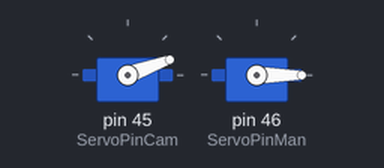
Simulated run of this sketch. Board: Arduino Mega 2560, built with avr-gcc and run on an emulated ATmega2560. Parts: 2 × servo. What the sketch prints to the serial monitor is not drawn.

Above: at 2.55 s.
At 11.05 s:
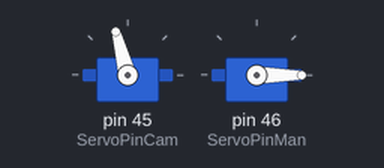
At 19.56 s:
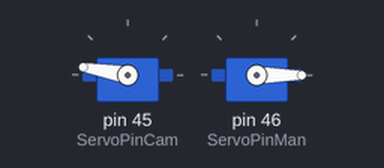
At 36.5 s:
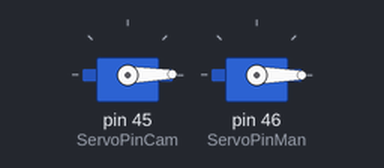
Timing chart, 0 to 40.0 s (numbered marks = the images above):
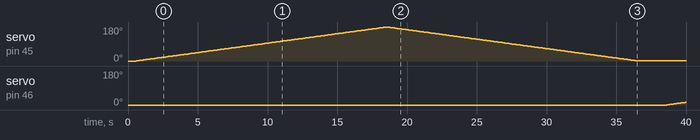

Measured:
- by itself, servo on pin 45 (ServoPinCam): rises from 0° to 180° in 17.9 s, then falls to 1° in 17.9 s
- by itself, servo on pin 46 (ServoPinMan): moves from 0° to 14° over 1.3 s

The sketch:

TestMan.ino
```cpp
#include <Servo.h>


#define SerialSpeed 57600

#define ServoPinCam 45
#define ServoPinMan 46
#define time_sleep 100

Servo cameraServo;
Servo manipulatorServo;


void setup(){
    Serial.begin(SerialSpeed);

    Serial.println("init servo");
    cameraServo.attach(ServoPinCam);
    manipulatorServo.attach(ServoPinMan);
    Serial.println("servo init done");

    cameraServo.write(0);
    manipulatorServo.write(0);
    delay(500);
}

void loop(){
    for(int i=0; i<180; i++){
        cameraServo.write(i);
        delay(time_sleep);
    }
    for(int i=180; i>0; i--){
        cameraServo.write(i);
        delay(time_sleep);
    }

    delay(2000);

    for(int i=0; i<180; i++){
        manipulatorServo.write(i);
        delay(time_sleep);
    }
    for(int i=180; i>0; i--){
        manipulatorServo.write(i);
        delay(time_sleep);
    }

    delay(2000);
}
```
